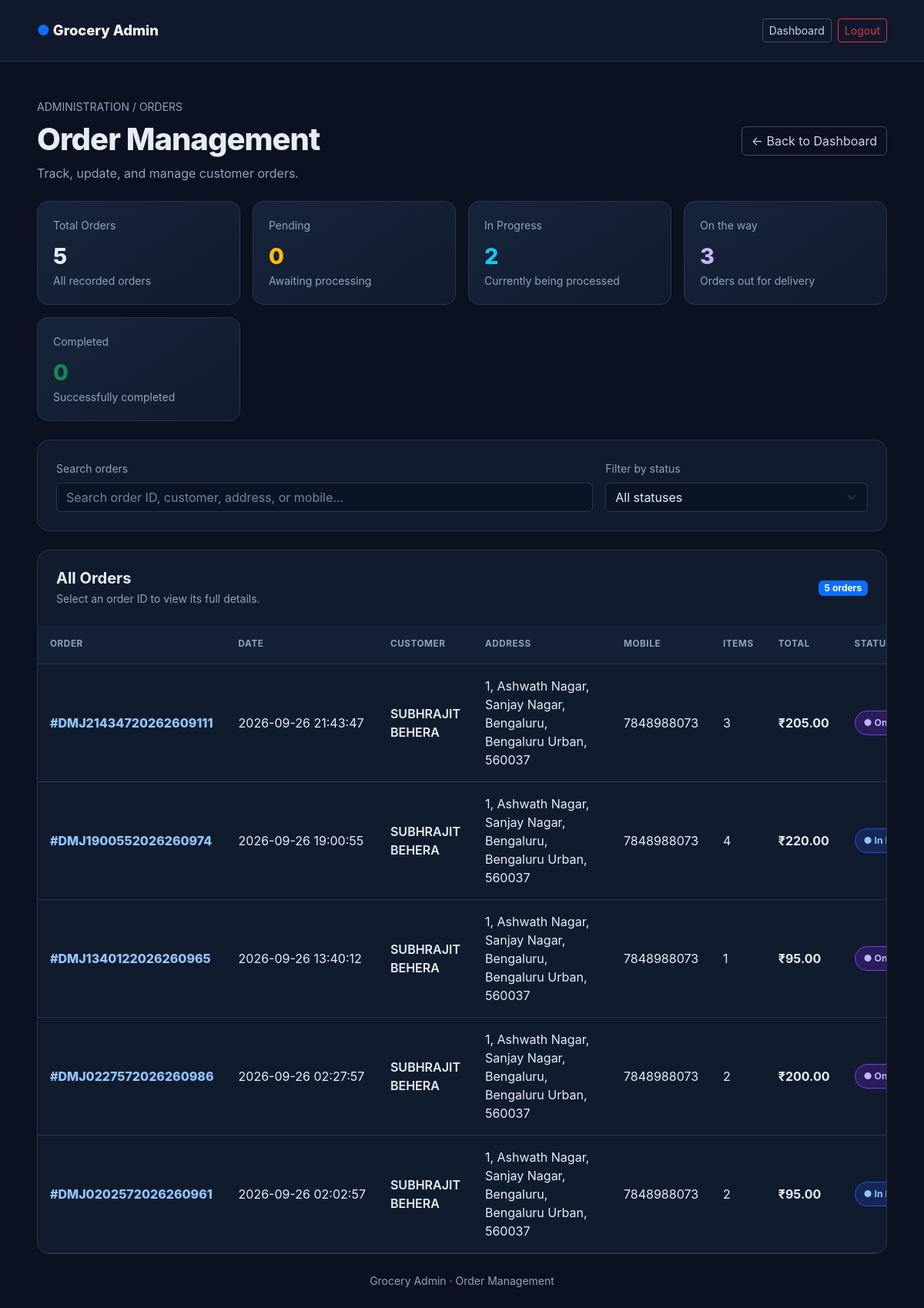
/admin/orders (signed in), run on the app's committed database.
### tables this page shows
CREATE TABLE orders (
                    id INTEGER PRIMARY KEY AUTOINCREMENT,
                    customer_name TEXT NOT NULL,
                    customer_address TEXT NOT NULL,
                    mobile TEXT NOT NULL,
                    date TEXT NOT NULL,
                    status TEXT DEFAULT 'Pending', delivery_partner_id INTEGER, order_number TEXT);

### app.py (the view)
@app.route("/admin/orders")
@admin_required
def admin_orders():
    conn = get_db_connection()
    c = conn.cursor()
    c.execute("""
        SELECT
            COALESCE(orders.order_number, CAST(orders.id AS TEXT)),
            orders.date,
            orders.customer_name,
            orders.customer_address,
            orders.mobile,
            COALESCE(orders.status, 'Pending'),
            COUNT(order_items.id) AS item_count,
            COALESCE(
                SUM(order_items.quantity * items.price),
                0
            ) AS total
        FROM orders
        LEFT JOIN order_items
            ON orders.id = order_items.order_id
        LEFT JOIN items
            ON order_items.item_id = items.id
        GROUP BY orders.id
        ORDER BY orders.date DESC, orders.id DESC
    """)
    orders = c.fetchall()
    conn.close()
    return render_template(
        "orders.html",
        orders=orders,
        valid_statuses=VALID_ORDER_STATUSES
    )

### app.py (called while the page is built)
def get_db_connection():
    conn = sqlite3.connect(DB_NAME)
    conn.execute("PRAGMA foreign_keys = ON")
    return conn

def admin_required(func):
    @wraps(func)
    def wrapper(*args, **kwargs):
        if not session.get("admin_logged_in"):
            return redirect(url_for("login"))
        return func(*args, **kwargs)
    return wrapper

### templates/orders.html (shortened to what this page needs)
<!DOCTYPE html>
<html lang="en">
<head>
    <link href="https://cdn.jsdelivr.net/npm/bootstrap@5.3.3/dist/css/bootstrap.min.css"
          rel="stylesheet">
</head>
<body>
<nav class="navbar">
    <div class="container-fluid px-3 px-lg-5 py-3">
        <div class="d-flex justify-content-between align-items-center w-100 gap-2">
            <a class="brand" href="{{ url_for('admin') }}">
                <span class="text-primary">●</span> Grocery Admin
            </a>
            <div class="d-flex gap-2">
                <a href="{{ url_for('admin') }}"
                   class="btn btn-sm btn-outline-light">
                    Dashboard
                </a>
                <a href="{{ url_for('logout') }}"
                   class="btn btn-sm btn-outline-danger">
                    Logout
                </a>
            </div>
        </div>
    </div>
</nav>
<main class="container-fluid px-3 px-lg-5 py-4 py-lg-5">
    <div class="d-flex flex-wrap justify-content-between align-items-center gap-3 mb-4">
        <div>
            <div class="muted small mb-2">ADMINISTRATION / ORDERS</div>
            <h1 class="page-title mb-2">Order Management</h1>
            <p class="muted mb-0">
                Track, update, and manage customer orders.
            </p>
        </div>
        <a href="{{ url_for('admin') }}" class="btn btn-outline-light">
            ← Back to Dashboard
        </a>
    </div>
    {% set stats = namespace(pending=0, progress=0, on_the_way=0, completed=0) %}
    {% for order in orders %}
        {% if order[5] == 'Pending' %}
            {% set stats.pending = stats.pending + 1 %}
        {% elif order[5] == 'In Progress' %}
            {% set stats.progress = stats.progress + 1 %}
        {% elif order[5] == 'On the way' %}
            {% set stats.on_the_way = stats.on_the_way + 1 %}
        {% elif order[5] == 'Completed' %}
            {% set stats.completed = stats.completed + 1 %}
        {% endif %}
    {% endfor %}
    <div class="row g-3 mb-4">
        <div class="col-6 col-xl-3">
            <div class="stat-card">
                <div class="muted small mb-2">Total Orders</div>
                <div class="stat-number">{{ orders | length }}</div>
                <div class="muted small">All recorded orders</div>
            </div>
        </div>
        <div class="col-6 col-xl-3">
            <div class="stat-card">
                <div class="muted small mb-2">Pending</div>
                <div class="stat-number text-warning">{{ stats.pending }}</div>
                <div class="muted small">Awaiting processing</div>
            </div>
        </div>
        <div class="col-6 col-xl-3">
            <div class="stat-card">
                <div class="muted small mb-2">In Progress</div>
                <div class="stat-number text-info">{{ stats.progress }}</div>
                <div class="muted small">Currently being processed</div>
            </div>
        </div>
        <div class="col-6 col-xl-3">
            <div class="stat-card">
                <div class="muted small mb-2">On the way</div>
                <div class="stat-number" style="color: #c4b5fd;">{{ stats.on_the_way }}</div>
                <div class="muted small">Orders out for delivery</div>
            </div>
        </div>
        <div class="col-6 col-xl-3">
            <div class="stat-card">
                <div class="muted small mb-2">Completed</div>
                <div class="stat-number text-success">{{ stats.completed }}</div>
                <div class="muted small">Successfully completed</div>
            </div>
        </div>
    </div>
    <section class="panel p-3 p-lg-4 mb-4">
        <div class="row g-3">
            <div class="col-md-8">
                <label for="orderSearch" class="form-label muted small">
                    Search orders
                </label>
                <input type="search"
                       id="orderSearch"
                       class="form-control"
                       placeholder="Search order ID, customer, address, or mobile...">
            </div>
            <div class="col-md-4">
                <label for="statusFilter" class="form-label muted small">
                    Filter by status
                </label>
                <select id="statusFilter" class="form-select">
                    <option value="">All statuses</option>
                </select>
            </div>
        </div>
    </section>
    <section class="panel overflow-hidden">
        <div class="d-flex flex-wrap justify-content-between align-items-center p-3 p-lg-4 gap-2">
            <div>
                <h5 class="mb-1 fw-bold">All Orders</h5>
                <div class="muted small">
                    Select an order ID to view its full details.
                </div>
            </div>
            <span class="badge text-bg-primary">
                {{ orders | length }} orders
            </span>
        </div>
        {% if orders %}
        <div class="table-responsive d-none d-md-block">
            <table class="table align-middle" id="ordersTable">
                <thead>
                    <tr>
                        <th>Order</th>
                        <th>Date</th>
                        <th>Customer</th>
                        <th>Address</th>
                        <th>Mobile</th>
                        <th>Items</th>
                        <th>Total</th>
                        <th>Status</th>
                    </tr>
                </thead>
                <tbody>
                {% for order in orders %}
                    <tr class="order-row"
                        data-search="{{ (order[0] ~ ' ' ~ order[2] ~ ' ' ~ order[3] ~ ' ' ~ (order[4] or '')) | lower }}"
                        data-status="{{ order[5] }}">
                        <td>
                            <a class="order-link"
                               href="{{ url_for('order_details', order_id=order[0]) }}">
                                #{{ order[0] }}
                            </a>
                        </td>
                        <td class="text-nowrap">{{ order[1] }}</td>
                        <td class="fw-semibold">{{ order[2] }}</td>
                        <td style="min-width: 180px;">
                            {{ order[3] }}
                        </td>
                        <td>{{ order[4] or '—' }}</td>
                        <td>{{ order[6] }}</td>
                        <td class="text-nowrap fw-bold">
                            {% set subtotal = order[7] or 0 %}
                            {% set delivery_fee = 30 if subtotal < 199 else 0 %}
                            ₹{{ '%.2f' | format(subtotal + delivery_fee) }}
                        </td>
                        <td>
                            {% if order[5] == 'Completed' %}
                                <span class="status status-completed">
                                    ● Completed
                                </span>
                            {% elif order[5] == 'In Progress' %}
                                <span class="status status-progress">
                                    ● In Progress
                                </span>
                            {% elif order[5] == 'On the way' %}
                                <span class="status status-transit">
                                    ● On the way
                                </span>
                            {% else %}
                                <span class="status status-pending">
                                    ● Pending
                                </span>
                            {% endif %}
                        </td>
                    </tr>
                {% endfor %}
                </tbody>
            </table>
        </div>
        {% else %}
        <div class="empty-state">
            <div class="fs-1 mb-3">📦</div>
            <h4 class="text-light">No orders yet</h4>
            <p class="mb-0">New customer orders will appear here.</p>
        </div>
        {% endif %}
    </section>
    <div class="text-center muted small mt-4">
        Grocery Admin · Order Management
    </div>
</main>
</body>
</html>

### templates/orders.html (style rules this page uses)
:root { --bg: #0b1120; --panel: #111b2e; --panel2: #162238; --border: #263650; --text: #e5edf8; --muted: #91a2bc; --accent: #60a5fa; }
* { box-sizing: border-box; }
body { margin: 0; min-height: 100vh; background: var(--bg); color: var(--text); font-family: Inter, system-ui, -apple-system, sans-serif; }
.navbar { background: #0f192b; border-bottom: 1px solid var(--border); }
.brand { font-size: 1.15rem; font-weight: 800; color: #f8fafc; text-decoration: none; }
.page-title { font-weight: 800; letter-spacing: -1px; }
.muted { color: var(--muted); }
.panel { background: var(--panel); border: 1px solid var(--border); border-radius: 16px; }
.stat-card { background: linear-gradient(145deg, #16243b, #111b2e); border: 1px solid var(--border); border-radius: 14px; padding: 20px; height: 100%; }
.stat-number { font-size: 1.8rem; font-weight: 800; }
.form-control, .form-select { background-color: #0b1425; color: var(--text); border: 1px solid var(--border); }
.form-control::placeholder { color: #71839e; }
.form-select option { background: #111b2e; color: white; }
.table { --bs-table-bg: transparent; --bs-table-color: var(--text); --bs-table-border-color: var(--border); margin-bottom: 0; }
.table thead th { color: var(--muted); font-size: .73rem; text-transform: uppercase; letter-spacing: .6px; font-weight: 700; padding: 16px; white-space: nowrap; background: #142036; }
.table tbody td { padding: 16px; vertical-align: middle; }
.order-link { color: #93c5fd; font-weight: 800; text-decoration: none; }
.status { display: inline-block; border-radius: 30px; padding: 6px 11px; font-size: .76rem; font-weight: 700; white-space: nowrap; }
.status-progress { background: #1e40af55; color: #93c5fd; border: 1px solid #1d4ed8; }
.status-transit { background: #5b21b655; color: #c4b5fd; border: 1px solid #7c3aed; }
.btn-outline-light { border-color: #3b4b65; color: #cbd5e1; }
html { scroll-behavior: auto !important; }
body { overflow-anchor: auto; }

### data on the page
orders: order_number "DMJ21434720262609111", date "2026-09-26 21:43:47", customer_name "SUBHRAJIT BEHERA", customer_address "1, Ashwath Nagar, Sanjay Nagar, Bengaluru, Bengaluru Urban, 560037", mobile "7848988073", order "3", subtotal "205.00", shows "● On…"
orders: order_number "DMJ1900552026260974", date "2026-09-26 19:00:55", customer_name "SUBHRAJIT BEHERA", customer_address "1, Ashwath Nagar, Sanjay Nagar, Bengaluru, Bengaluru Urban, 560037", mobile "7848988073", order "4", subtotal "220.00", shows "● In…"
orders: order_number "DMJ1340122026260965", date "2026-09-26 13:40:12", customer_name "SUBHRAJIT BEHERA", customer_address "1, Ashwath Nagar, Sanjay Nagar, Bengaluru, Bengaluru Urban, 560037", mobile "7848988073", order "1", subtotal "95.00", shows "● On…"
orders: order_number "DMJ0227572026260986", date "2026-09-26 02:27:57", customer_name "SUBHRAJIT BEHERA", customer_address "1, Ashwath Nagar, Sanjay Nagar, Bengaluru, Bengaluru Urban, 560037", mobile "7848988073", order "2", subtotal "200.00", shows "● On…"
orders: order_number "DMJ0202572026260961", date "2026-09-26 02:02:57", customer_name "SUBHRAJIT BEHERA", customer_address "1, Ashwath Nagar, Sanjay Nagar, Bengaluru, Bengaluru Urban, 560037", mobile "7848988073", order "2", subtotal "95.00", shows "● In…"

### other printed values
{{ orders | length }} "5"
{{ stats.pending }} "0"
{{ stats.progress }} "2"
{{ stats.on_the_way }} "3"
{{ stats.completed }} "0"
